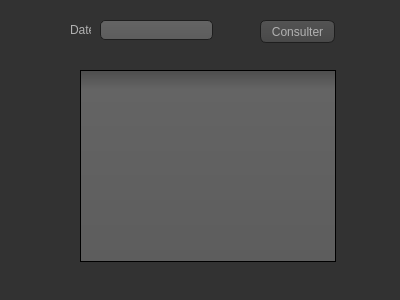
<?xml version="1.0" encoding="UTF-8"?>
<ui version="4.0">
 <class>date_abs</class>
 <widget class="QDialog" name="date_abs">
  <property name="geometry">
   <rect>
    <x>0</x>
    <y>0</y>
    <width>400</width>
    <height>300</height>
   </rect>
  </property>
  <property name="windowTitle">
   <string>Dialog</string>
  </property>
  <property name="styleSheet">
   <string notr="true">QToolTip
{
     border: 1px solid black;
     background-color: #ffa02f;
     padding: 1px;
     border-radius: 3px;
     opacity: 100;
}

QWidget
{
    color: #b1b1b1;
    background-color: #323232;
}

QWidget:item:hover
{
    background-color: QLinearGradient( x1: 0, y1: 0, x2: 0, y2: 1, stop: 0 #ffa02f, stop: 1 #ca0619);
    color: #000000;
}

QWidget:item:selected
{
    background-color: QLinearGradient( x1: 0, y1: 0, x2: 0, y2: 1, stop: 0 #ffa02f, stop: 1 #d7801a);
}

QMenuBar::item
{
    background: transparent;
}

QMenuBar::item:selected
{
    background: transparent;
    border: 1px solid #ffaa00;
}

QMenuBar::item:pressed
{
    background: #444;
    border: 1px solid #000;
    background-color: QLinearGradient(
        x1:0, y1:0,
        x2:0, y2:1,
        stop:1 #212121,
        stop:0.4 #343434/*,
        stop:0.2 #343434,
        stop:0.1 #ffaa00*/
    );
    margin-bottom:-1px;
    padding-bottom:1px;
}

QMenu
{
    border: 1px solid #000;
}

QMenu::item
{
    padding: 2px 20px 2px 20px;
}

QMenu::item:selected
{
    color: #000000;
}

QWidget:disabled
{
    color: #404040;
    background-color: #323232;
}

QAbstractItemView
{
    background-color: QLinearGradient( x1: 0, y1: 0, x2: 0, y2: 1, stop: 0 #4d4d4d, stop: 0.1 #646464, stop: 1 #5d5d5d);
}

QWidget:focus
{
    /*border: 2px solid QLinearGradient( x1: 0, y1: 0, x2: 0, y2: 1, stop: 0 #ffa02f, stop: 1 #d7801a);*/
}

QLineEdit
{
    background-color: QLinearGradient( x1: 0, y1: 0, x2: 0, y2: 1, stop: 0 #4d4d4d, stop: 0 #646464, stop: 1 #5d5d5d);
    padding: 1px;
    border-style: solid;
    border: 1px solid #1e1e1e;
    border-radius: 5;
}

QPushButton
{
    color: #b1b1b1;
    background-color: QLinearGradient( x1: 0, y1: 0, x2: 0, y2: 1, stop: 0 #565656, stop: 0.1 #525252, stop: 0.5 #4e4e4e, stop: 0.9 #4a4a4a, stop: 1 #464646);
    border-width: 1px;
    border-color: #1e1e1e;
    border-style: solid;
    border-radius: 6;
    padding: 3px;
    font-size: 12px;
    padding-left: 5px;
    padding-right: 5px;
}

QPushButton:pressed
{
    background-color: QLinearGradient( x1: 0, y1: 0, x2: 0, y2: 1, stop: 0 #2d2d2d, stop: 0.1 #2b2b2b, stop: 0.5 #292929, stop: 0.9 #282828, stop: 1 #252525);
}

QComboBox
{
    selection-background-color: #ffaa00;
    background-color: QLinearGradient( x1: 0, y1: 0, x2: 0, y2: 1, stop: 0 #565656, stop: 0.1 #525252, stop: 0.5 #4e4e4e, stop: 0.9 #4a4a4a, stop: 1 #464646);
    border-style: solid;
    border: 1px solid #1e1e1e;
    border-radius: 5;
}

QComboBox:hover,QPushButton:hover
{
    border: 2px solid QLinearGradient( x1: 0, y1: 0, x2: 0, y2: 1, stop: 0 #ffa02f, stop: 1 #d7801a);
}


QComboBox:on
{
    padding-top: 3px;
    padding-left: 4px;
    background-color: QLinearGradient( x1: 0, y1: 0, x2: 0, y2: 1, stop: 0 #2d2d2d, stop: 0.1 #2b2b2b, stop: 0.5 #292929, stop: 0.9 #282828, stop: 1 #252525);
    selection-background-color: #ffaa00;
}

QComboBox QAbstractItemView
{
    border: 2px solid darkgray;
    selection-background-color: QLinearGradient( x1: 0, y1: 0, x2: 0, y2: 1, stop: 0 #ffa02f, stop: 1 #d7801a);
}

QComboBox::drop-down
{
     subcontrol-origin: padding;
     subcontrol-position: top right;
     width: 15px;

     border-left-width: 0px;
     border-left-color: darkgray;
     border-left-style: solid; /* just a single line */
     border-top-right-radius: 3px; /* same radius as the QComboBox */
     border-bottom-right-radius: 3px;
 }

QComboBox::down-arrow
{
     image: url(:/down_arrow.png);
}

QGroupBox:focus
{
border: 2px solid QLinearGradient( x1: 0, y1: 0, x2: 0, y2: 1, stop: 0 #ffa02f, stop: 1 #d7801a);
}

QTextEdit:focus
{
    border: 2px solid QLinearGradient( x1: 0, y1: 0, x2: 0, y2: 1, stop: 0 #ffa02f, stop: 1 #d7801a);
}

QScrollBar:horizontal {
     border: 1px solid #222222;
     background: QLinearGradient( x1: 0, y1: 0, x2: 0, y2: 1, stop: 0.0 #121212, stop: 0.2 #282828, stop: 1 #484848);
     height: 7px;
     margin: 0px 16px 0 16px;
}

QScrollBar::handle:horizontal
{
      background: QLinearGradient( x1: 0, y1: 0, x2: 1, y2: 0, stop: 0 #ffa02f, stop: 0.5 #d7801a, stop: 1 #ffa02f);
      min-height: 20px;
      border-radius: 2px;
}

QScrollBar::add-line:horizontal {
      border: 1px solid #1b1b19;
      border-radius: 2px;
      background: QLinearGradient( x1: 0, y1: 0, x2: 1, y2: 0, stop: 0 #ffa02f, stop: 1 #d7801a);
      width: 14px;
      subcontrol-position: right;
      subcontrol-origin: margin;
}

QScrollBar::sub-line:horizontal {
      border: 1px solid #1b1b19;
      border-radius: 2px;
      background: QLinearGradient( x1: 0, y1: 0, x2: 1, y2: 0, stop: 0 #ffa02f, stop: 1 #d7801a);
      width: 14px;
     subcontrol-position: left;
     subcontrol-origin: margin;
}

QScrollBar::right-arrow:horizontal, QScrollBar::left-arrow:horizontal
{
      border: 1px solid black;
      width: 1px;
      height: 1px;
      background: white;
}

QScrollBar::add-page:horizontal, QScrollBar::sub-page:horizontal
{
      background: none;
}

QScrollBar:vertical
{
      background: QLinearGradient( x1: 0, y1: 0, x2: 1, y2: 0, stop: 0.0 #121212, stop: 0.2 #282828, stop: 1 #484848);
      width: 7px;
      margin: 16px 0 16px 0;
      border: 1px solid #222222;
}

QScrollBar::handle:vertical
{
      background: QLinearGradient( x1: 0, y1: 0, x2: 0, y2: 1, stop: 0 #ffa02f, stop: 0.5 #d7801a, stop: 1 #ffa02f);
      min-height: 20px;
      border-radius: 2px;
}

QScrollBar::add-line:vertical
{
      border: 1px solid #1b1b19;
      border-radius: 2px;
      background: QLinearGradient( x1: 0, y1: 0, x2: 0, y2: 1, stop: 0 #ffa02f, stop: 1 #d7801a);
      height: 14px;
      subcontrol-position: bottom;
      subcontrol-origin: margin;
}

QScrollBar::sub-line:vertical
{
      border: 1px solid #1b1b19;
      border-radius: 2px;
      background: QLinearGradient( x1: 0, y1: 0, x2: 0, y2: 1, stop: 0 #d7801a, stop: 1 #ffa02f);
      height: 14px;
      subcontrol-position: top;
      subcontrol-origin: margin;
}

QScrollBar::up-arrow:vertical, QScrollBar::down-arrow:vertical
{
      border: 1px solid black;
      width: 1px;
      height: 1px;
      background: white;
}


QScrollBar::add-page:vertical, QScrollBar::sub-page:vertical
{
      background: none;
}

QTextEdit
{
    background-color: #242424;
}

QPlainTextEdit
{
    background-color: #242424;
}

QHeaderView::section
{
    background-color: QLinearGradient(x1:0, y1:0, x2:0, y2:1, stop:0 #616161, stop: 0.5 #505050, stop: 0.6 #434343, stop:1 #656565);
    color: white;
    padding-left: 4px;
    border: 1px solid #6c6c6c;
}

QCheckBox:disabled
{
color: #414141;
}

QDockWidget::title
{
    text-align: center;
    spacing: 3px; /* spacing between items in the tool bar */
    background-color: QLinearGradient(x1:0, y1:0, x2:0, y2:1, stop:0 #323232, stop: 0.5 #242424, stop:1 #323232);
}

QDockWidget::close-button, QDockWidget::float-button
{
    text-align: center;
    spacing: 1px; /* spacing between items in the tool bar */
    background-color: QLinearGradient(x1:0, y1:0, x2:0, y2:1, stop:0 #323232, stop: 0.5 #242424, stop:1 #323232);
}

QDockWidget::close-button:hover, QDockWidget::float-button:hover
{
    background: #242424;
}

QDockWidget::close-button:pressed, QDockWidget::float-button:pressed
{
    padding: 1px -1px -1px 1px;
}

QMainWindow::separator
{
    background-color: QLinearGradient(x1:0, y1:0, x2:0, y2:1, stop:0 #161616, stop: 0.5 #151515, stop: 0.6 #212121, stop:1 #343434);
    color: white;
    padding-left: 4px;
    border: 1px solid #4c4c4c;
    spacing: 3px; /* spacing between items in the tool bar */
}

QMainWindow::separator:hover
{

    background-color: QLinearGradient(x1:0, y1:0, x2:0, y2:1, stop:0 #d7801a, stop:0.5 #b56c17 stop:1 #ffa02f);
    color: white;
    padding-left: 4px;
    border: 1px solid #6c6c6c;
    spacing: 3px; /* spacing between items in the tool bar */
}

QToolBar::handle
{
     spacing: 3px; /* spacing between items in the tool bar */
     background: url(:/images/handle.png);
}

QMenu::separator
{
    height: 2px;
    background-color: QLinearGradient(x1:0, y1:0, x2:0, y2:1, stop:0 #161616, stop: 0.5 #151515, stop: 0.6 #212121, stop:1 #343434);
    color: white;
    padding-left: 4px;
    margin-left: 10px;
    margin-right: 5px;
}

QProgressBar
{
    border: 2px solid grey;
    border-radius: 5px;
    text-align: center;
}

QProgressBar::chunk
{
    background-color: #d7801a;
    width: 2.15px;
    margin: 0.5px;
}

QTabBar::tab {
    color: #b1b1b1;
    border: 1px solid #444;
    border-bottom-style: none;
    background-color: #323232;
    padding-left: 10px;
    padding-right: 10px;
    padding-top: 3px;
    padding-bottom: 2px;
    margin-right: -1px;
}

QTabWidget::pane {
    border: 1px solid #444;
    top: 1px;
}

QTabBar::tab:last
{
    margin-right: 0; /* the last selected tab has nothing to overlap with on the right */
    border-top-right-radius: 3px;
}

QTabBar::tab:first:!selected
{
 margin-left: 0px; /* the last selected tab has nothing to overlap with on the right */


    border-top-left-radius: 3px;
}

QTabBar::tab:!selected
{
    color: #b1b1b1;
    border-bottom-style: solid;
    margin-top: 3px;
    background-color: QLinearGradient(x1:0, y1:0, x2:0, y2:1, stop:1 #212121, stop:.4 #343434);
}

QTabBar::tab:selected
{
    border-top-left-radius: 3px;
    border-top-right-radius: 3px;
    margin-bottom: 0px;
}

QTabBar::tab:!selected:hover
{
    /*border-top: 2px solid #ffaa00;
    padding-bottom: 3px;*/
    border-top-left-radius: 3px;
    border-top-right-radius: 3px;
    background-color: QLinearGradient(x1:0, y1:0, x2:0, y2:1, stop:1 #212121, stop:0.4 #343434, stop:0.2 #343434, stop:0.1 #ffaa00);
}

QRadioButton::indicator:checked, QRadioButton::indicator:unchecked{
    color: #b1b1b1;
    background-color: #323232;
    border: 1px solid #b1b1b1;
    border-radius: 6px;
}

QRadioButton::indicator:checked
{
    background-color: qradialgradient(
        cx: 0.5, cy: 0.5,
        fx: 0.5, fy: 0.5,
        radius: 1.0,
        stop: 0.25 #ffaa00,
        stop: 0.3 #323232
    );
}

QCheckBox::indicator{
    color: #b1b1b1;
    background-color: #323232;
    border: 1px solid #b1b1b1;
    width: 9px;
    height: 9px;
}

QRadioButton::indicator
{
    border-radius: 6px;
}

QRadioButton::indicator:hover, QCheckBox::indicator:hover
{
    border: 1px solid #ffaa00;
}

QCheckBox::indicator:checked
{
    image:url(:/images/checkbox.png);
}

QCheckBox::indicator:disabled, QRadioButton::indicator:disabled
{
    border: 1px solid #444;
}</string>
  </property>
  <widget class="QTableView" name="tableView">
   <property name="geometry">
    <rect>
     <x>80</x>
     <y>70</y>
     <width>256</width>
     <height>192</height>
    </rect>
   </property>
  </widget>
  <widget class="QLabel" name="label">
   <property name="geometry">
    <rect>
     <x>70</x>
     <y>20</y>
     <width>21</width>
     <height>20</height>
    </rect>
   </property>
   <property name="text">
    <string>Date</string>
   </property>
  </widget>
  <widget class="QLineEdit" name="e_date">
   <property name="geometry">
    <rect>
     <x>100</x>
     <y>20</y>
     <width>113</width>
     <height>20</height>
    </rect>
   </property>
  </widget>
  <widget class="QPushButton" name="pushButton">
   <property name="geometry">
    <rect>
     <x>260</x>
     <y>20</y>
     <width>75</width>
     <height>23</height>
    </rect>
   </property>
   <property name="text">
    <string>Consulter</string>
   </property>
  </widget>
 </widget>
 <resources/>
 <connections/>
</ui>
